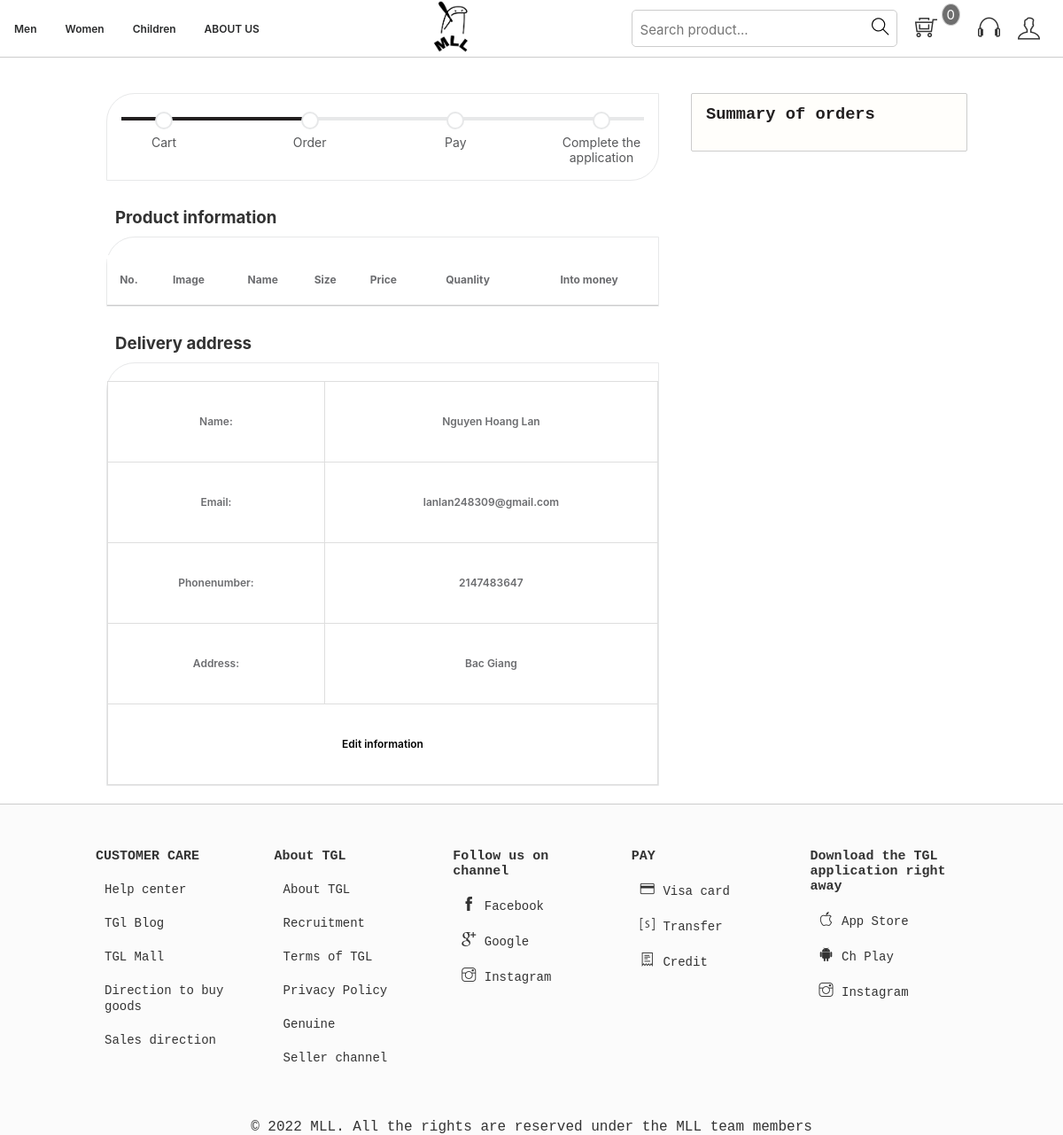
/thanhtoan.php (signed in), run on the app's committed database.
### tables this page shows
CREATE TABLE `tbl_uer` (
  `userId` int(11) NOT NULL,
  `name` varchar(255) NOT NULL,
  `username` varchar(255) NOT NULL,
  `userPassword` varchar(255) NOT NULL,
  `email` varchar(255) NOT NULL,
  `gioiTinh` varchar(255) NOT NULL,
  `sdt` int(11) NOT NULL,
  `ngaySinh` varchar(255) NOT NULL,
  `diaChi` text NOT NULL,
  `cauHoiBM` varchar(255) NOT NULL
);

### classses/user.php (called while the page is built, shortened)
<?php
$filepath = realpath(dirname(__FILE__));
include_once($filepath . '/../lib/database.php');
?>
<?php
class user
{
    private $db;
    public function __construct()
    {
        $this->db = new Database();
    }
    public function show_User($userId)
    {
        $query = "SELECT *  FROM tbl_uer WHERE userId = '$userId'";
        $result = $this->db->select($query);
        return $result;
    }
}
?>

### lib/database.php (called while the page is built, shortened)
<?php
    Class Database{
        public $host   = DB_HOST;
        public $user   = DB_USER;
        public $pass   = DB_PASS;
        public $dbname = DB_NAME;
        public $link;
        private function connectDB(){
        $this->link = new mysqli($this->host, $this->user, $this->pass,
            $this->dbname);
        }
        public function select($query){
            $result = $this->link->query($query) or
            die($this->link->error.__LINE__);
            if($result->num_rows > 0){
                return $result;
            } else {
                return false;
            }
        }
}

### inc/handle.php (called while the page is built, shortened)
<?php
    include_once 'lib/session.php';
?>
<?php
    include_once 'lib/database.php';
    $user = new user();
?>

### lib/session.php (called while the page is built, shortened)
<?php
class Session{
 public static function get($key){
    if (isset($_SESSION[$key])) {
     return $_SESSION[$key];
    } else {
     return false;
    }
 }
}
?>

### classses/cart.php (called while the page is built, shortened)
<?php
    $filepath = realpath(dirname(__FILE__));
    include_once($filepath.'/../lib/database.php');
?>
<?php
    class cart
    {
        private $db;
        public function __construct()
        {
            $this->db = new Database();
        }
        public function showCart($userId)
        {
            $query = "SELECT ct.* , pd.productName , pd.price , pd.image
            FROM tbl_cart AS ct
            INNER JOIN tbl_product AS pd ON ct.productId=pd.productId
            WHERE userId='$userId'
            order by pd.productId desc";
            $result = $this->db->select($query);
            return $result;
        }
    }
?>

### thanhtoan.php (the view, shortened to what this page needs)
<?php include './inc/handle.php' ?>
<!DOCTYPE html>
<html lang="en">
<head>
    <link rel="stylesheet" href="assets/css/grid.css">
    <link rel="stylesheet" href="assets/css/productCart.css">
    <link rel="stylesheet" href="assets/css/base.css">
    <link rel="stylesheet" href="assets/css/thanhtoan.css">
    <link rel="stylesheet" href="assets/css/main.css">
    <link rel="stylesheet" href="assets/font/themify-icons/themify-icons.css">
</head>
<body>
    <div class="grid">
        <?php include 'inc/header.php' ?>
    </div>
    <div class="grid" style="border-top: 1px solid #ccc;">
        <form action="" method="POST">
            <div class="grid">
                <div class="app">
                    <div class="grid wide">
                        <div class="row">
                            <div class="col l-8" style="margin-top: 40px;">
                                <div class="col l-12">
                                    <div class="checkout-process-bar block-border">
                                        <ul>
                                            <li class="">
                                                <span>Cart</span>
                                            </li>
                                            <li class="active"><span>Order</span></li>
                                            <li class=""><span>Pay</span></li>
                                            <li><span>Complete the application</span></li>
                                        </ul>
                                    </div>
                                </div>
                                <div class="col l-12" style="margin: 20px 0;">
                                    <h3 style="padding: 10px;font-family: var(--font-family-sans-serif);">Product information</h3>
                                    <div style="border: 1px solid #e7e8e9;border-radius: 32px 0px 0px;">
                                        <table>
                                            <thead>
                                                <tr>
                                                    <th>No.</th>
                                                    <th>Image</th>
                                                    <th>Name</th>
                                                    <th>Size</th>
                                                    <th>Price</th>
                                                    <th>Quanlity</th>
                                                    <th>Into money</th>
                                                </tr>
                                            </thead>
                                        </table>
                                    </div>
                                </div>
                                <div class="col l-12" style="margin: 20px 0;">
                                    <h3 style="padding: 10px;font-family: var(--font-family-sans-serif);">Delivery address</h3>
                                    <div style="border: 1px solid #e7e8e9;border-radius: 32px 0px 0px;">
                                        <?php
                                        $userId = Session::get('user_id');
                                        $infor_user = $user->show_User($userId);
                                        while ($result_infor_user = $infor_user->fetch_assoc()) {
                                        ?>
                                            <table>
                                                <tbody>
                                                    <tr style="line-height:50px;">
                                                        <td>Name: </td>
                                                        <td><?php echo $result_infor_user['name'] ?></td>
                                                    </tr>
                                                    <tr style="line-height:50px;">
                                                        <td>Email: </td>
                                                        <td><?php echo $result_infor_user['email'] ?></td>
                                                    </tr>
                                                    <tr style="line-height:50px;">
                                                        <td>Phonenumber: </td>
                                                        <td><?php echo $result_infor_user['sdt'] ?></td>
                                                    </tr>
                                                    <tr style="line-height:50px;">
                                                        <td>Address: </td>
                                                        <td><?php echo $result_infor_user['diaChi'] ?></td>
                                                    </tr>
                                                    <tr style="line-height:50px;">
                                                        <td colspan="2" style="cursor:pointer;"><a href="account.php" style="text-decoration:none;color:black; ">Edit information</a></td>
                                                    </tr>
                                                </tbody>
                                            <?php
                                        }
                                            ?>
                                            </table>
                                    </div>
                                </div>
                            </div>
                            <div class="col l-4">
                            <div class="cart-voucher">
								<h3>Summary of orders</h3>
							</div>
                            </div>
                        </div>
                    </div>
                </div>
            </div>
        </form>
        <?php include './inc/footer.php' ?>
    </div>
</body>
</html>

### assets/css/grid.css (style rules this page uses)
.grid { width: 100%; display: block; padding: 0; }
.grid.wide { max-width: 1200px; margin: 0 auto; }
.row { display: flex; flex-wrap: wrap; margin-left: -4px; margin-right: -4px; }
@media (min-width: 740px) { .row { margin-left: -8px; margin-right: -8px; } }
@media (min-width: 1113px) { .row { margin-left: -12px; margin-right: -12px; } }
@media (min-width: 1113px) { .l-1, .l-2, .l-2-4, .l-3, .l-4, .l-5, .l-6, .l-7, .l-8, .l-9, .l-10, .l-11, .l-12 { display: block; } }
@media (min-width: 1113px) { .l-4 { flex: 0 0 33.33333%; max-width: 33.33333%; } }
@media (min-width: 1113px) { .l-8 { flex: 0 0 66.66667%; max-width: 66.66667%; } }
@media (min-width: 1113px) { .l-12 { flex: 0 0 100%; max-width: 100%; } }
@media (min-width: 1024px) and (max-width: 1239px) { .wide { width: 984px; } }
@media (min-width: 1024px) and (max-width: 1239px) { .wide .row { margin-left: -12px; margin-right: -12px; } }
@media (min-width: 1024px) and (max-width: 1239px) { .wide .col { padding-left: 12px; padding-right: 12px; } }
@media (min-width: 1024px) and (max-width: 1239px) { .wide .l-1, .wide .l-2, .wide .l-2-4, .wide .l-3, .wide .l-4, .wide .l-5, .wide .l-6, .wide .l-7, .wide .l-8, .wide .l-9, .wide .l-10, .wide .l-11, .wide .l-12 { display: block; } }
@media (min-width: 1024px) and (max-width: 1239px) { .wide .l-4 { flex: 0 0 33.33333%; max-width: 33.33333%; } }
@media (min-width: 1024px) and (max-width: 1239px) { .wide .l-8 { flex: 0 0 66.66667%; max-width: 66.66667%; } }
@media (min-width: 1024px) and (max-width: 1239px) { .wide .l-12 { flex: 0 0 100%; max-width: 100%; } }

### assets/css/productCart.css (style rules this page uses)
:root { --font-family-sans-serif: -apple-system, BlinkMacSystemFont, "Segoe UI", Roboto, "Helvetica Neue", Arial, "Noto Sans", "Liberation Sans", sans-serif, "Apple Color Emoji", "Segoe UI Emoji", "Segoe UI Symbol", "Noto Color Emoji"; --font-family-monospace: SFMono-Regular, Menlo, Monaco, Consolas, "Liberation Mono", "Courier New", monospace; }
html { box-sizing: border-box; }
* { margin: 0; padding: 0; box-sizing: inherit; }
.app_cart-title, .cart-voucher { background-color: #fffefb; border: 1px solid rgba(224, 168, 0, .4); padding: 0.75rem 1rem; display: flex; align-items: center; margin-bottom: 0.625rem 1rem; border-radius: 2px }
ul { list-style: none; }
table { width: 100%; background: #fff; margin-top: 20px; padding: 10px; border-collapse: collapse; font-family: var(--font-family-sans-serif); padding-bottom: 24px; text-align: left; font-weight: 600; font-size: 12px; line-height: 16px; color: #6c6d70; }
th { padding: 20px 0; }
tr { border-bottom: 1px solid #ccc; text-align: center; }
thead { padding: 10px; margin-bottom: 10px; border-bottom: 1px solid #ccc; }
.cart-voucher { margin-top: 40px; margin-bottom: 20px; display: block; border: 1px solid #ccc; }
.cart-voucher h3 { margin-bottom: 18px; color: #221f20; font-family: var(--font-family-monospace); }
.checkout-process-bar ul { width: 100%; display: flex; justify-content: space-between; position: relative; overflow: hidden; grid-gap: 12px; }
.checkout-process-bar span { font-family: var(--font-family-sans-serif); font-size: 14px; line-height: 16px; color: #57585a; }
.checkout-process-bar ul:before { position: absolute; height: 4px; background-color: #e7e8e9; content: ""; width: 100%; top: 10px; }
.checkout-process-bar ul li { position: relative; padding-top: 31px; width: 96px; text-align: center; font-size: 12px; line-height: 16px; color: #221f20; }
.checkout-process-bar ul li:before { content: ""; position: absolute; top: 4px; left: 50%; transform: translateX(-50%); width: 16px; height: 16px; border-radius: 24px; z-index: 12; border: 2px solid #e7e8e9; background-color: white; }
.checkout-process-bar ul li.active:after { content: ""; width: 2000px; background-color: #221f20; height: 4px; top: 10px; position: absolute; right: 48px; }
.checkout-process-bar { padding: 16px; position: relative; border-radius: 16px 0; }
.block-border { border: 1px solid #e7e8e9; border-radius: 32px 0px; }

### assets/css/base.css (style rules this page uses)
:root { --font-family-sans-serif: -apple-system, BlinkMacSystemFont, "Segoe UI", Roboto, "Helvetica Neue", Arial, "Noto Sans", "Liberation Sans", sans-serif, "Apple Color Emoji", "Segoe UI Emoji", "Segoe UI Symbol", "Noto Color Emoji"; --font-family-monospace: SFMono-Regular, Menlo, Monaco, Consolas, "Liberation Mono", "Courier New", monospace; }

### data on the page
tbl_uer: name "Nguyen Hoang Lan", email "lanlan248309@gmail.com", sdt "2147483647", diaChi "Bac Giang"
